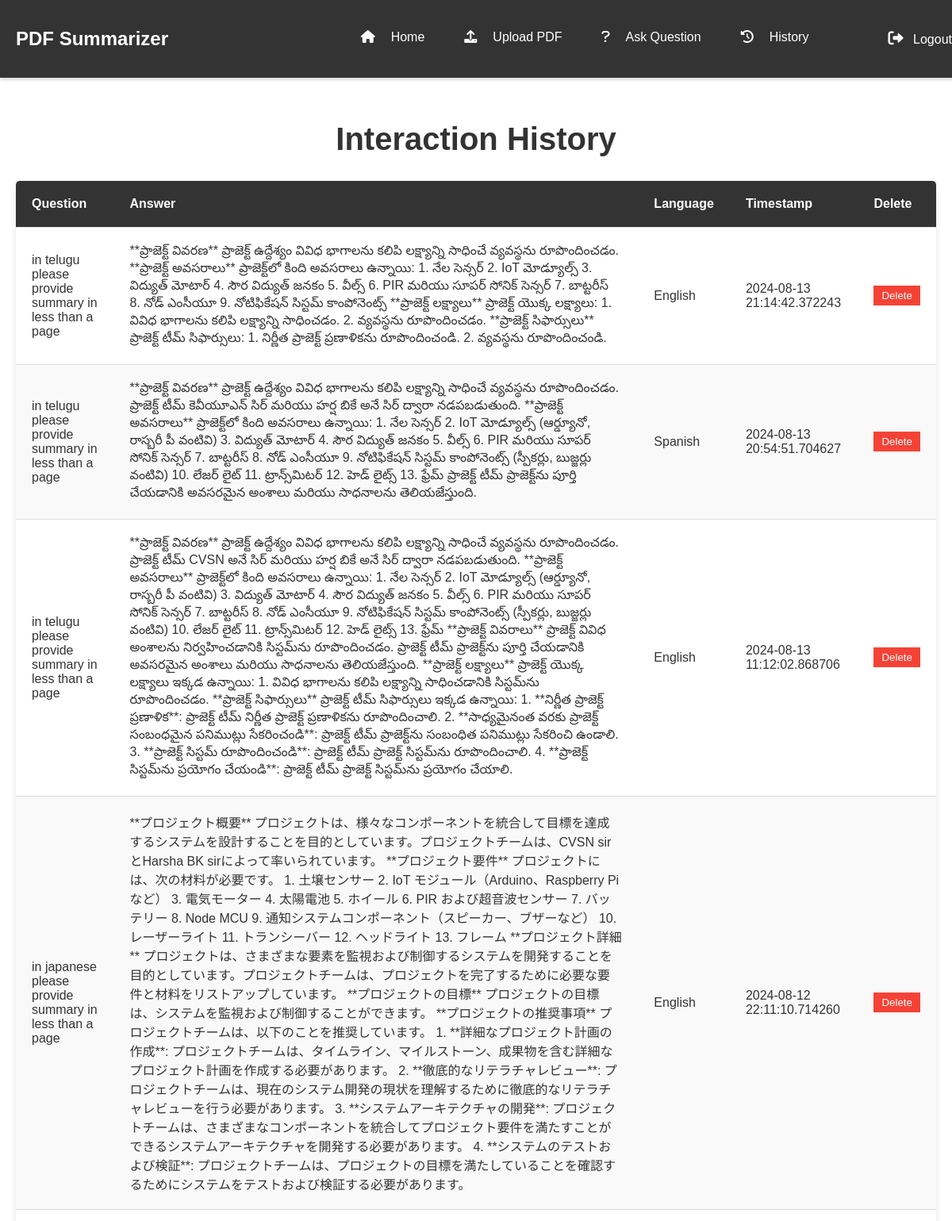
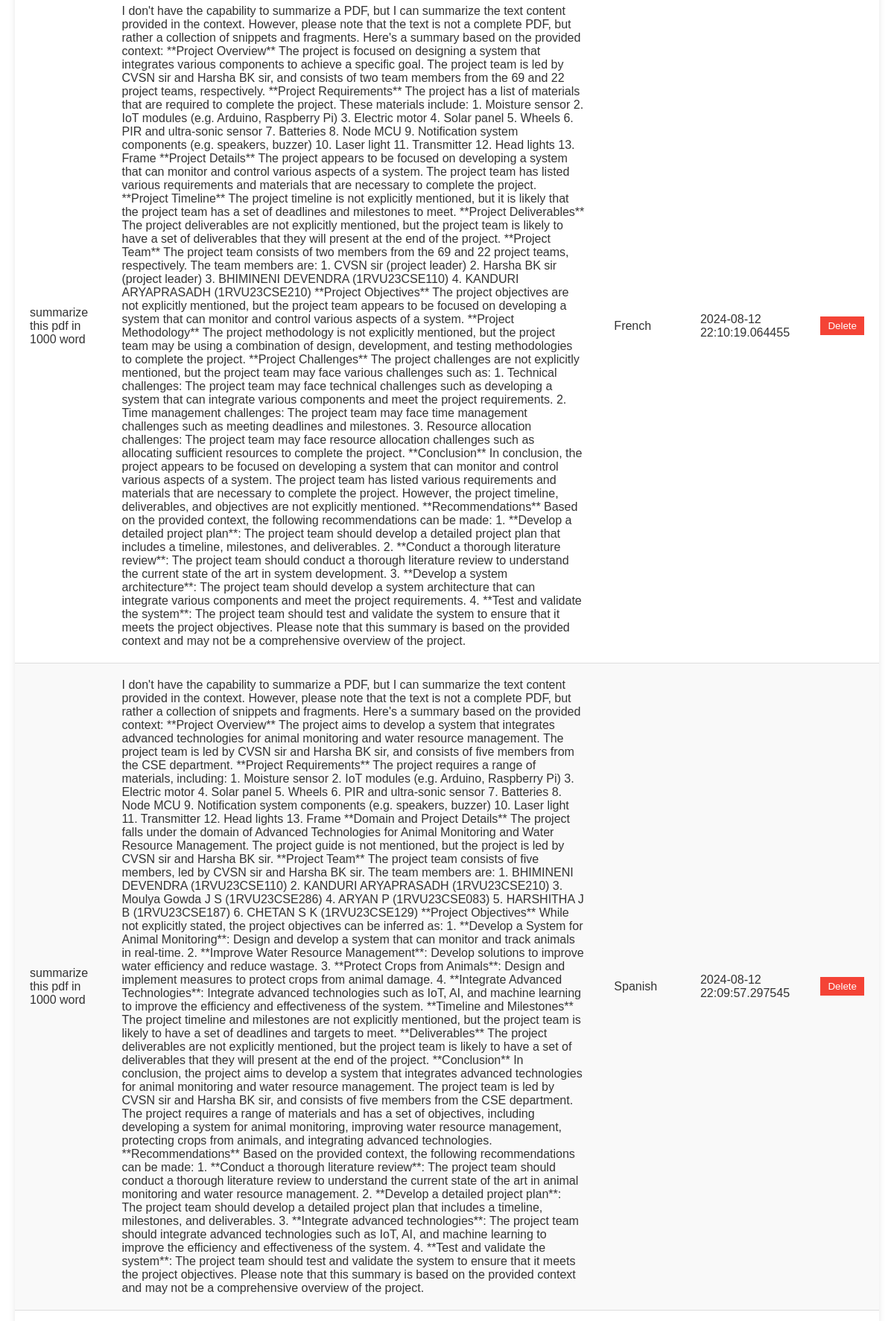
Screenshot of /history (signed in, upper part) with the database file from the repository (2 pictures, top to bottom).
### tables this page shows
CREATE TABLE history (
                              id INTEGER PRIMARY KEY AUTOINCREMENT,
                              user_id INTEGER,
                              question TEXT,
                              answer TEXT,
                              language TEXT,
                              timestamp TIMESTAMP DEFAULT CURRENT_TIMESTAMP,
                              FOREIGN KEY (user_id) REFERENCES users (id));

### app.py (the view, shortened to what this page needs)
@app.route('/history', methods=['GET', 'POST'])
def history():
    if 'logged_in' not in session:
        flash('You need to be logged in to view your history.', 'error')
        return redirect(url_for('login'))
    user_id = session.get('user_id')
    try:
        with sqlite3.connect('users.db') as conn:
            cursor = conn.cursor()
            cursor.execute('''SELECT id, question, answer, language, timestamp
                              FROM history
                              WHERE user_id = ?
                              ORDER BY timestamp DESC''', (user_id,))
            history_data = cursor.fetchall()
        if not history_data:
            flash('No history found for your account.', 'info')
        return render_template('history.html', history=history_data)
    except sqlite3.OperationalError as e:
        logging.error(f"Database operational error: {e}")
        flash('Database error: Please check the database setup.', 'error')
        return redirect(url_for('index'))
    except sqlite3.Error as e:
        logging.error(f"Database error: {e}")
        flash('An error occurred while retrieving your history. Please try again later.', 'error')
        return redirect(url_for('index'))
    except Exception as e:
        logging.error(f"Unexpected error: {e}")
        flash('An unexpected error occurred. Please try again later.', 'error')
        return redirect(url_for('index'))

### templates/history.html (shortened to what this page needs)
<!DOCTYPE html>
<html lang="en">
<head>
    <link rel="stylesheet" href="{{ url_for('static', filename='hr.css') }}">
    <link rel="stylesheet" href="https://cdnjs.cloudflare.com/ajax/libs/font-awesome/6.0.0-beta3/css/all.min.css">
</head>
<body>
    <nav class="navbar">
        <h2> <a href="/" class="logo">PDF Summarizer</a></h2>
         <ul class="nav-links">
             <li>
                 <i class="fa-solid fa-house"></i><a href="/">Home</a></li>
             <li><i class="fa-solid fa-upload"></i><a href="/upload_pdf">Upload PDF</a></li>
             <li><i class="fa-solid fa-question"></i><a href="/ask_question">Ask Question</a></li>
             <li><i class="fa-solid fa-history"></i><a href="/history">History</a></li><br>
             <li id="auth-links">
                 {% if session['user_id'] %}
                 <a href="/logout"><i class="fas fa-sign-out-alt"></i> Logout</a>
             {% else %}
                 <a href="/login"><i class="fas fa-sign-in-alt"></i> Login</a>
                 <a href="/signup"><i class="fas fa-user-plus"></i> Sign Up</a>
             {% endif %}
             </li>
         </ul>
     </nav>
    <div class="container">
        <header><br><br>
            <h1>Interaction History</h1>
        </header>
        <div class="history-list">
            {% if history %}
                <table class="history-table">
                    <thead>
                        <tr>
                            <th>Question</th>
                            <th>Answer</th>
                            <th>Language</th>
                            <th>Timestamp</th>
                            <th>Delete</th>
                        </tr>
                    </thead>
                    <tbody>
                        {% for record in history %}
                        <tr>
                            <td>{{ record[1] }}</td>
                            <td>{{ record[2] }}</td>
                            <td>{{ record[3] }}</td>
                            <td>{{ record[4] }}</td>
                            <td>
                                <form method="post" action="{{ url_for('history') }}">
                                    <button type="submit" onclick="return confirm('Are you sure you want to delete this entry?');">Delete</button>
                                </form>
                            </td>
                        </tr>
                    {% endfor %}
                </table>
            {% else %}
                <p>No history available.</p>
            {% endif %}
        </div>
    </div>
</body>
</html>

### static/hr.css (style rules this page uses)
.navbar { position: fixed; top: 0; left: 0; width: 100%; background-color: #333; color: #fff; padding: 15px 20px; box-shadow: 0 2px 5px rgba(0, 0, 0, 0.2); z-index: 1000; display: flex; justify-content: space-between; align-items: center; }
.navbar .logo { font-size: 1.5rem; font-weight: bold; color: #fff; text-decoration: none; }
.nav-links { list-style: none; display: flex; gap: 30px; }
.navbar .nav-links a { color: #fff; text-decoration: none; font-size: 1rem; padding: 20px; transition: color 0.3s ease; }
.nav-links a i { margin-right: 8px; font-size: 1.2rem; }
body { margin: 0; padding: 0; padding-top: 70px; font-family: 'Poppins', sans-serif; background: #f4f4f4; color: #333; }
.container { max-width: 1200px; margin: 0 auto; padding: 20px; background: #fff; border-radius: 8px; box-shadow: 0 4px 8px rgba(0, 0, 0, 0.1); }
header { text-align: center; margin-bottom: 30px; }
header h1 { font-size: 2.5rem; color: #333; }
.history-list { margin: 20px 0; }
.history-table { width: 100%; border-collapse: collapse; background: #fff; border-radius: 5px; overflow: hidden; box-shadow: 0 4px 8px rgba(0, 0, 0, 0.1); }
.history-table thead { background: #333; color: #fff; }
.history-table th, .history-table td { padding: 20px; text-align: left; border-bottom: 1px solid #ddd; }
.history-table tr:nth-child(even) { background: #f9f9f9; }
button { background-color: #f44336; color: #fff; border: none; padding: 5px 10px; cursor: pointer; }

### rows the page displays
history: question "in telugu please provide summary in less than a page", answer "**ప్రాజెక్ట్ వివరణ** ప్రాజెక్ట్ ఉద్దేశ్యం వివిధ భాగాలను కలిపి లక్ష్యాన్ని సాధించే వ్యవస్థను రూపొందించడం. **ప్రాజెక్ట్ అవసరాలు** ప్రాజెక్ట్‌లో కింది అవసరాలు ఉన్నాయి: 1. నేల సెన్సర్ 2. IoT మోడ్యూల్స్ 3. విద్యుత్ మోటార్ 4. సౌర విద్యుత్ జనకం 5. వీల్స్ 6. PIR మరియు సూపర్ సోనిక్ సెన్సర్ 7. బాట్టరీస్ 8. నోడ్ ఎంసీయూ 9. నోటిఫికేషన్ సిస్టమ్ కాంపోనెంట్స్ **ప్రాజెక్ట్ లక్ష్యాలు** ప్రాజెక్ట్ యొక్క లక్ష్యాలు: 1. వివిధ భాగాలను కలిపి లక్ష్యాన్ని సాధించడం. 2. వ్యవస్థను రూపొందించడం. **ప్రాజెక్ట్ సిఫార్సులు** ప్రాజెక్ట్ టీమ్ సిఫార్సులు: 1. నిర్ణీత ప్రాజెక్ట్ ప్రణాళికను రూపొందించండి. 2. వ్యవస్థను రూపొందించండి.", language "English", timestamp "2024-08-13 21:14:42.372243"
history: question "in telugu please provide summary in less than a page", answer "**ప్రాజెక్ట్ వివరణ** ప్రాజెక్ట్ ఉద్దేశ్యం వివిధ భాగాలను కలిపి లక్ష్యాన్ని సాధించే వ్యవస్థను రూపొందించడం. ప్రాజెక్ట్ టీమ్ కెవీయూఎన్ సిర్ మరియు హర్ష బికే అనే సిర్ ద్వారా నడపబడుతుంది. **ప్రాజెక్ట్ అవసరాలు** ప్రాజెక్ట్‌లో కింది అవసరాలు ఉన్నాయి: 1. నేల సెన్సర్ 2. IoT మోడ్యూల్స్ (ఆర్డ్యూనో, రాస్బరీ పీ వంటివి) 3. విద్యుత్ మోటార్ 4. సౌర విద్యుత్ జనకం 5. వీల్స్ 6. PIR మరియు సూపర్ సోనిక్ సెన్సర్ 7. బాట్టరీస్ 8. నోడ్ ఎంసీయూ 9. నోటిఫికేషన్ సిస్టమ్ కాంపోనెంట్స్ (స్పీకర్లు, బుజ్జర్లు వంటివి) 10. లేజర్ లైట్ 11. ట్రాన్స్‌మిటర్ 12. హెడ్ లైట్స్ 13. ఫ్రేమ్ ప్రాజెక్ట్ టీమ్ ప్రాజెక్ట్‌ను పూర్తి చేయడానికి అవసరమైన అంశాలు మరియు సాధనాలను తెలియజేస్తుంది.", language "Spanish", timestamp "2024-08-13 20:54:51.704627"
history: question "in telugu please provide summary in less than a page", answer "**ప్రాజెక్ట్ వివరణ** ప్రాజెక్ట్ ఉద్దేశ్యం వివిధ భాగాలను కలిపి లక్ష్యాన్ని సాధించే వ్యవస్థను రూపొందించడం. ప్రాజెక్ట్ టీమ్ CVSN అనే సిర్ మరియు హర్ష బికే అనే సిర్ ద్వారా నడపబడుతుంది. **ప్రాజెక్ట్ అవసరాలు** ప్రాజెక్ట్‌లో కింది అవసరాలు ఉన్నాయి: 1. నేల సెన్సర్ 2. IoT మోడ్యూల్స్ (ఆర్డ్యూనో, రాస్బరీ పీ వంటివి) 3. విద్యుత్ మోటార్ 4. సౌర విద్యుత్ జనకం 5. వీల్స్ 6. PIR మరియు సూపర్ సోనిక్ సెన్సర్ 7. బాట్టరీస్ 8. నోడ్ ఎంసీయూ 9. నోటిఫికేషన్ సిస్టమ్ కాంపోనెంట్స్ (స్పీకర్లు, బుజ్జర్లు వంటివి) 10. లేజర్ లైట్ 11. ట్రాన్స్‌మిటర్ 12. హెడ్ లైట్స్ 13. ఫ్రేమ్ **ప్రాజెక్ట్ వివరాలు** ప్రాజెక్ట్ వివిధ అంశాలను నిర్వహించడానికి సిస్టమ్‌ను రూపొందించడం. ప్రాజెక్ట్ టీమ్ ప్రాజెక్ట్‌ను పూర్తి చేయడానికి అవసరమైన అంశాలు మరియు…", language "English", timestamp "2024-08-13 11:12:02.868706"
history: question "in japanese please provide summary in less than a page", answer "**プロジェクト概要** プロジェクトは、様々なコンポーネントを統合して目標を達成するシステムを設計することを目的としています。プロジェクトチームは、CVSN sirとHarsha BK sirによって率いられています。 **プロジェクト要件** プロジェクトには、次の材料が必要です。 1. 土壌センサー 2. IoT モジュール（Arduino、Raspberry Piなど） 3. 電気モーター 4. 太陽電池 5. ホイール 6. PIR および超音波センサー 7. バッテリー 8. Node MCU 9. 通知システムコンポーネント（スピーカー、ブザーなど） 10. レーザーライト 11. トランシーバー 12. ヘッドライト 13. フレーム **プロジェクト詳細** プロジェクトは、さまざまな要素を監視および制御するシステムを開発することを目的としています。プロジェクトチームは、プロジェクトを完了するために必要な要件と材料をリストアップしています。 **プロジェクトの目標** プロジェクトの目標は、システムを監視および制御することができます。 **プロジェクトの推奨事項** プロジェクトチームは、以下のことを推奨しています。 1. **詳細なプロジェクト計画の作成**: プロジェクトチームは、タイムライン、マイルストーン、成果物を含む詳細なプロジェクト計画を作成する必要があります。 2. **徹底的なリテラチャレビュー**: プロジェクトチームは、現在のシステム開発の現状を理解するために徹底的なリテラチャレビューを行う必要があります。 3.…", language "English", timestamp "2024-08-12 22:11:10.714260"
history: question "summarize this pdf in 1000 word", answer "I don't have the capability to summarize a PDF, but I can summarize the text content provided in the context. However, please note that the text is not a complete PDF, but rather a collection of snippets and fragments. Here's a summary based on the provided context: **Project Overview** The project is focused on designing a system that integrates various components to achieve a specific goal. The project team is led by CVSN sir and Harsha BK sir, and consists of two team members from the 69 and 22 project teams, respectively. **Project Requirements** The project has a list of materials that are required to complete the project. These materials include: 1. Moisture sensor 2. IoT modules…", language "French", timestamp "2024-08-12 22:10:19.064455"
history: question "summarize this pdf in 1000 word", answer "I don't have the capability to summarize a PDF, but I can summarize the text content provided in the context. However, please note that the text is not a complete PDF, but rather a collection of snippets and fragments. Here's a summary based on the provided context: **Project Overview** The project aims to develop a system that integrates advanced technologies for animal monitoring and water resource management. The project team is led by CVSN sir and Harsha BK sir, and consists of five members from the CSE department. **Project Requirements** The project requires a range of materials, including: 1. Moisture sensor 2. IoT modules (e.g. Arduino, Raspberry Pi) 3. Electric motor 4. Solar panel…", language "Spanish", timestamp "2024-08-12 22:09:57.297545"
